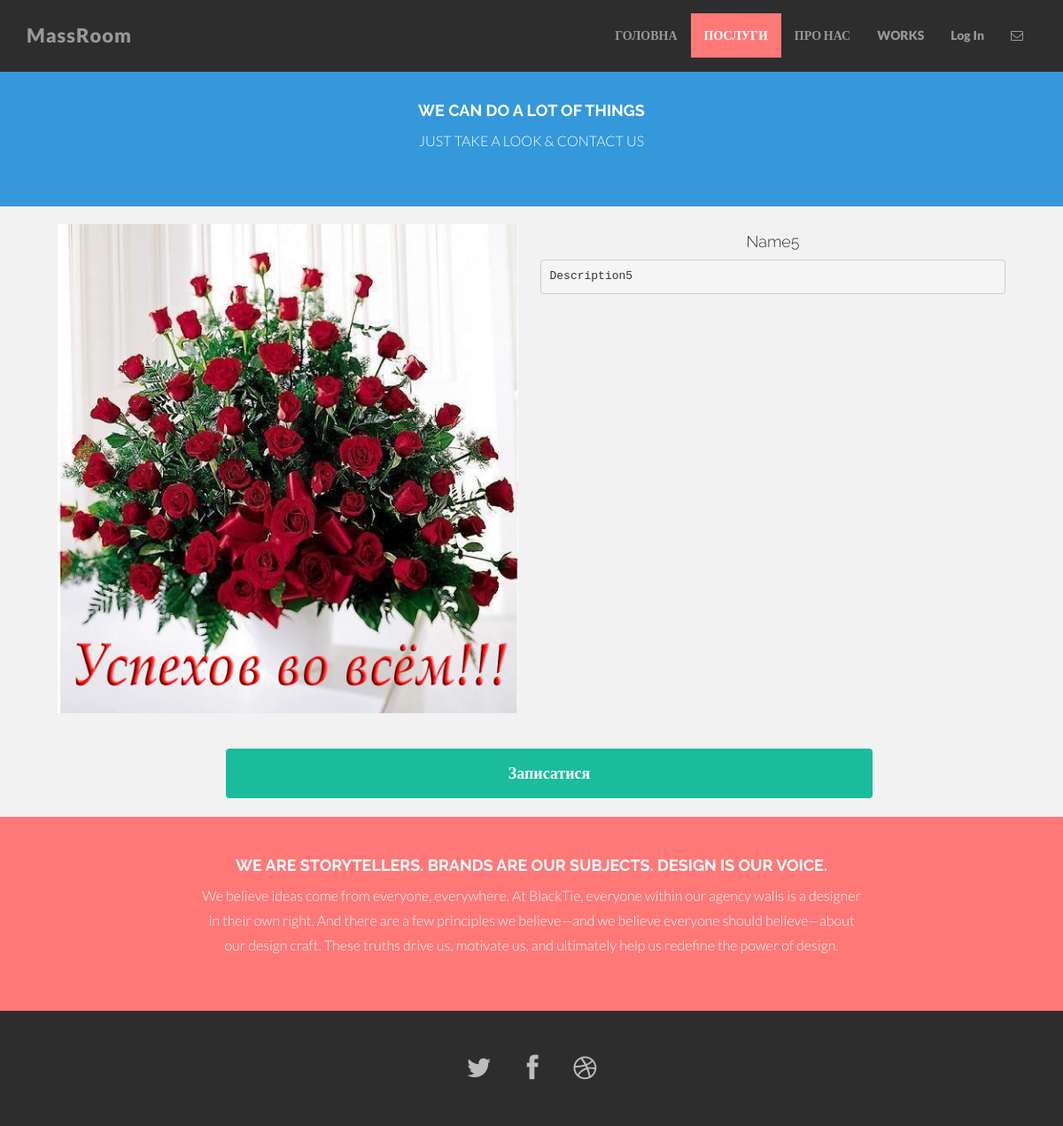
/service/5/, run on the app's committed database.
### massRoom/models.py (models this page shows, shortened)
class Service(models.Model):
    name = models.CharField(max_length=200)
    description = models.TextField()
    image = models.ImageField(upload_to='service_image')

### massRoom/views.py (the view)
# urls.py: url(r'^service/(?P<service_id>[0-9]+)/$', views.show_service, name='service'),
def show_service(request, service_id):
    service = get_object_or_404(Service, id=service_id)
    context = {
        'service': service
    }
    return render(request, 'massRoom/service.html', context)

### massRoom/templates/massRoom/service.html (shortened to what this page needs)
{% extends 'massRoom/base.html' %}
{% load staticfiles %}
{% block services_class %}active{% endblock %}
{% block content %}
    <div id="blue">
        <div class="container">
			<div class="row centered">
				<div class="col-lg-8 col-lg-offset-2">
				<h4><b>WE CAN DO A LOT OF THINGS</b></h4>
				<p>JUST TAKE A LOOK & CONTACT US</p>
				</div>
			</div>
		</div>
	</div>
	<div class="container">
        <div class="row centered" style="margin:20px">
            <div class="col-lg-6">
                <img src="{{ service.image.url }}" width="100%">
            </div>
            <div class="col-lg-6" style="padding-left: 10px">
                <h4>{{ service.name }}</h4>
                <pre style="text-align: left">{{ service.description }}</pre>
            </div>
        </div>
        <div class="col-lg-2">
        </div>
        <div class="row centered col-lg-8" style="margin:20px">
            <a class="button-signup spoiler-title">Записатися</a>
        </div>
        <div class="col-lg-2">
        </div>
    </div>
{% endblock %}

### massRoom/static/massRoom/css/main.css (style rules this page uses)
body { background-color: #f2f2f2; font-family: "Lato"; font-weight: 300; font-size: 16px; color: #555; -webkit-font-smoothing: antialiased; -webkit-overflow-scrolling: touch; margin-top: 70px; }
h1, h2, h3, h4, h5, h6 { font-family: "Raleway"; font-weight: 300; color: #333; }
p { line-height: 28px; margin-bottom: 25px; }
.centered { text-align: center; }
a { color: #f85c37; word-wrap: break-word; -webkit-transition: color 0.1s ease-in, background 0.1s ease-in; -moz-transition: color 0.1s ease-in, background 0.1s ease-in; -ms-transition: color 0.1s ease-in, background 0.1s ease-in; -o-transition: color 0.1s ease-in, background 0.1s ease-in; transition: color 0.1s ease-in, background 0.1s ease-in; }
a:before, a:after { -webkit-transition: color 0.1s ease-in, background 0.1s ease-in; -moz-transition: color 0.1s ease-in, background 0.1s ease-in; -ms-transition: color 0.1s ease-in, background 0.1s ease-in; -o-transition: color 0.1s ease-in, background 0.1s ease-in; transition: color 0.1s ease-in, background 0.1s ease-in; }
#blue { background: #3498db; padding-top: 35px; padding-bottom: 35px; }
#blue h4 { color: white; font-weight: 700; }
#blue p { color: white; }
.button-signup, .pricing-option .pricing-signup { border-radius: 4px; display: block; text-align: center; font-size: 18px; font-weight: bold; padding: 15px 10px; color: white; background: #1abc9c; }
.spoiler-title { cursor:pointer; }

### data on the page
Service: image (picture), name "Name5", description "Description5"
